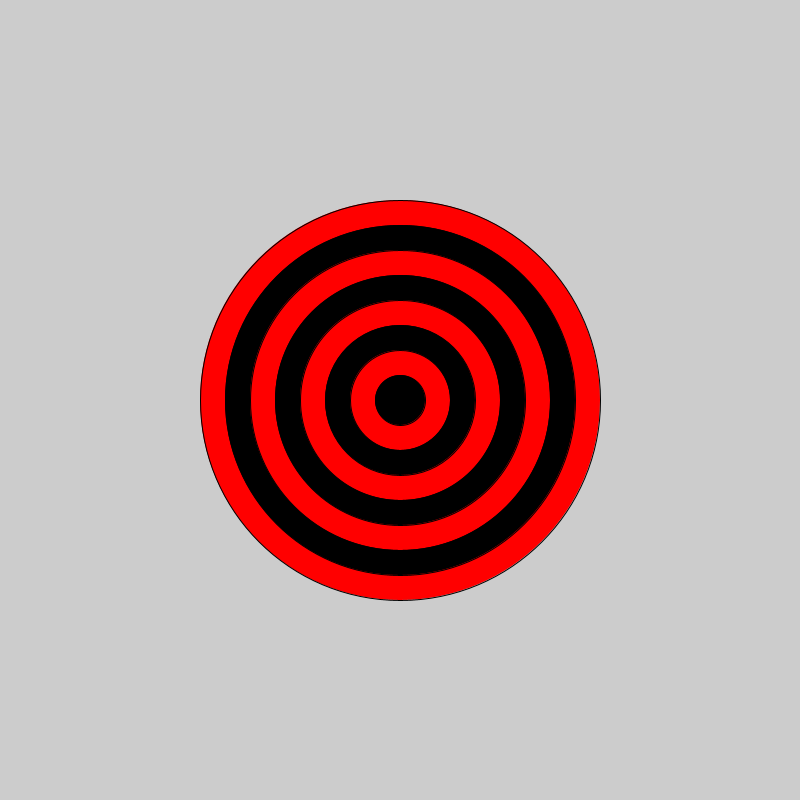
Frame 1 (no input)
Frame 60 (the mouse pressed at the canvas centre just before this capture): identical to frame 1, image omitted
Frame 120 (the mouse held since frame 60 and released just before this capture): identical to frame 1, image omitted

The Processing sketch that drew this single still picture (run headless with seeded random() and noise(); from frame 60 on, the mouse is pressed at the canvas centre):

// Processing sketch: bullseye
// ── bullseye.pde
/**
 * @fileoverview Use modulo to make a bullseye like the provided image.
 */

// 1. Create a new sketch in Processing and add setup() and draw() methods.
void setup() {
  size(800, 800);
  
  // 2. Starting with the largest ellipse, use a for loop to draw a bullseye with ellipses.
  for(int i = 8; i >= 1; i--) {
    // 3. Use an if statement and modulo to alternate the color of your rings.
    if(i % 2 == 0) {
      fill(255, 0, 0); // red
    } else {
      fill(0, 0, 0); // red
    }
    ellipse(400, 400, i * 50, i * 50);
  }
}

void draw() {

}
